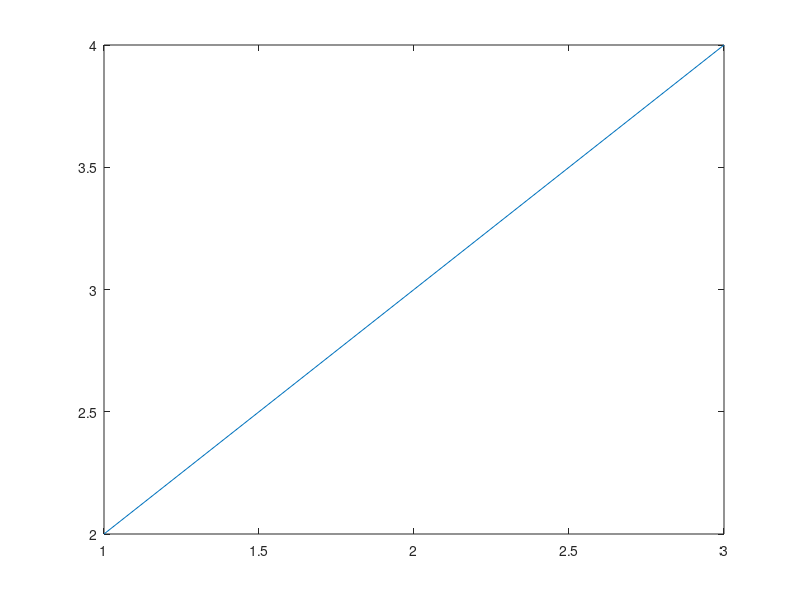

The MATLAB source for this figure:
% Note 1
% all the following commands can be run in Command window.

% Note 2
% Writing the Semicolon in command window will prevent displaying of the
% output but still run the command anyway and save data as per command
% executed

% Note 3
% Including ; in command window prevents display of data

% Clears the command Window
clc;

% Clears/Purges all the variables/arrays/images/data in workspace
clear;

% Lets begin by a proper Hello World
disp('Hello World!');

% Created an array to plot
x = [2 3 4];
plot(x);

% To clear the plot X, enable the following line
% clf;

% To close all windows (i.e. the plot you just created and cleared, enable
% following command)
%close all;